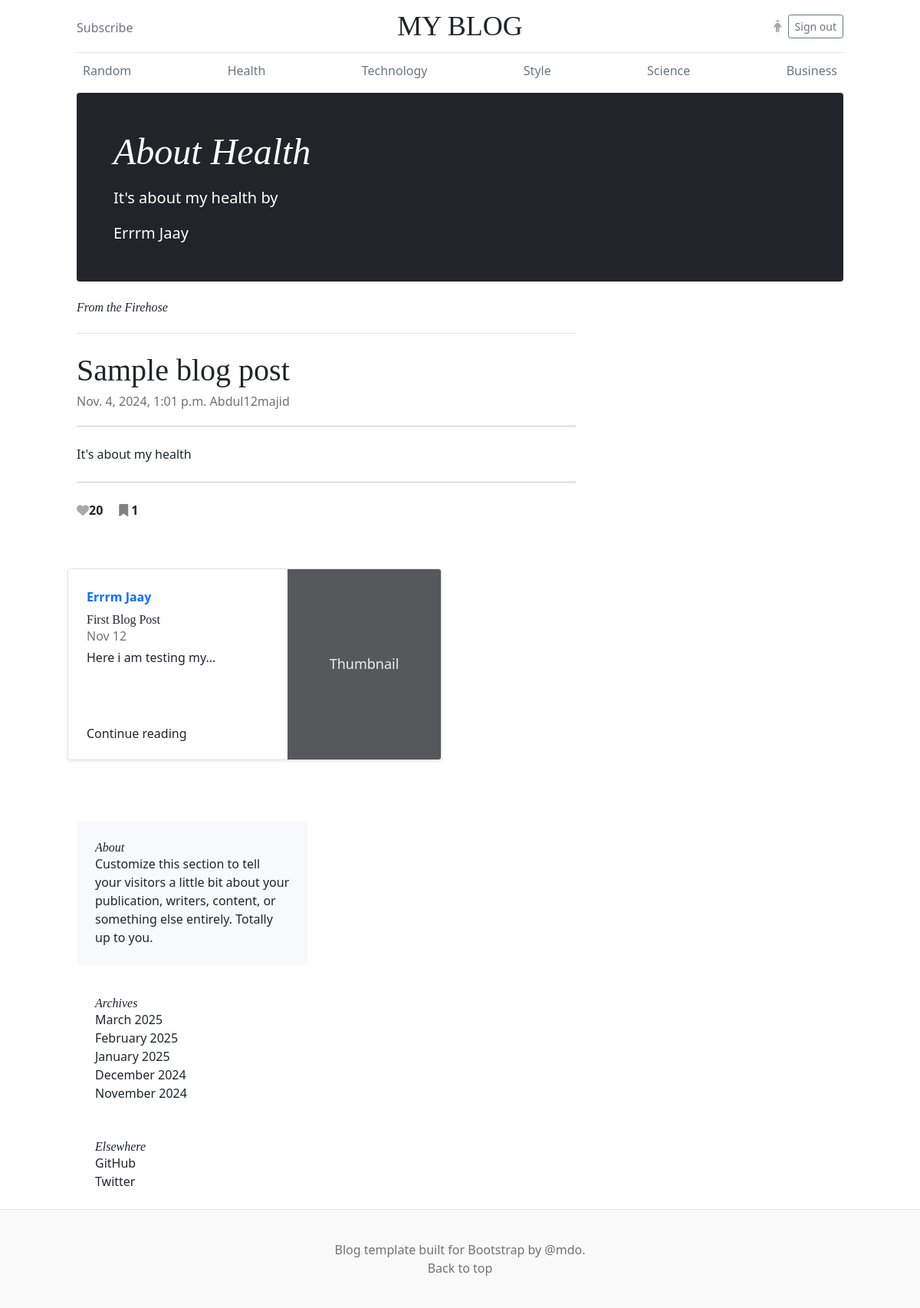
Screenshot of /blog/about-health/ (signed in) with the database file from the repository.
### blog_app/models.py (models this page shows, shortened)
class Post(models.Model):
	id = models.UUIDField(primary_key=True, default=uuid.uuid4, editable=False)
	title = models.CharField(max_length=200)
	slug = models.SlugField(max_length=200, unique=True)
	author = models.ForeignKey(User, on_delete=models.CASCADE)
	content = models.TextField()
	created_at = models.DateTimeField(auto_now_add=True)
	updated_at = models.DateTimeField(auto_now=True)
	likes = models.IntegerField(default=0)
	bookmarks = models.IntegerField(default=0)
	categories = models.ForeignKey(Category, on_delete=models.CASCADE)
	is_published = models.BooleanField(default=True)
	def short_content(self):
		words = self.content.split()[:5]
		return ' '.join(words) + '...' if len(words) == 5 else ' '.join(words)

### blog_app/views.py (the view)
# urls.py: path('blog/<slug:slug>/', views.post_detail, name='post_detail'),
def post_detail(request, slug):
    post = get_object_or_404(Post, slug=slug)
    post_category = post.categories
    similar_post = Post.objects.filter(categories=post_category).all().exclude(id=post.id)
    user_profile = request.user.profile
    liked_post = user_profile.liked_post.all()
    saved_post = user_profile.bookmarked.all()
    context = {
    	'post': post,
    	'user_profile': user_profile,
    	"liked_post": liked_post,
    	"saved_post": saved_post,
    	'similar_post':similar_post,
    }
    return render(request, 'pages/post_detail.html', context)

### htmx_app/urls.py (called while the page is built)
    def to_url(self, value):
        return str(value)

### blog_app/templates/pages/post_detail.html
{% extends 'base.html' %}
{% block title %}
MY BLOG
{% endblock %}
{% block top_blog %}
<h1 class="display-4 fst-italic">{{ post.title }}</h1>
      <p class="lead my-3">{{ post.short_content }} by</p>
      <p class="lead mb-0" class="text-white fw-bold">{{ post.author.first_name}} {{ post.author.last_name}}</p>
{% endblock %}
{% block content %}
<div class="row g-5">
    <div class="col-md-8">
      <h3 class="pb-4 mb-4 fst-italic border-bottom">
        From the Firehose
      </h3>
      <article class="blog-post">
        <h2 class="blog-post-title">Sample blog post</h2>
        <p class="blog-post-meta">{{ post.created_at }}<a href="{% url 'profile' post.author.username %}"> {{ post.author.username }}</a></p>
        <hr></br>
        <p>{{ post.content }}</p></br>
        <hr></br>
        <div id="like_id">
        {% if post in liked_post  %}
        <i hx-post="{% url 'like_count2' post.id %}" hx-target="#like_id" hx-swap="innerhtml" class="fa-solid fa-heart" style="color:darkgrey;"></i><b>{{ post.likes }}</b>
        {% else %}
        <i hx-post="{% url 'like_count2' post.id %}" hx-target="#like_id" hx-swap="innerhtml" class="fa fa-heart-o" style="color:grey;"></i><b>{{ post.likes }}</b>
        {% endif %}
        {% if post in saved_post %}
        &nbsp; &nbsp; <i hx-post="{% url 'bookmark' post.id %}" hx-target="#like_id" hx-swap="innerhtml" class="fa fa-bookmark" style="color:grey;"></i>&nbsp;<b>{{ post.bookmarks }}</b>
        {% else %}
        &nbsp; &nbsp; <i hx-post="{% url 'bookmark' post.id %}" hx-target="#like_id" hx-swap="innerhtml" class="fa fa-bookmark-o" style="color:grey;"></i>&nbsp;<b>{{ post.bookmarks }}</b>
        {% endif %}
        </div>
      </article>
</div>
<div class="row mb-2">
  {% for post in similar_post %}
    <div class="col-md-6">
      <div class="row g-0 border rounded overflow-hidden flex-md-row mb-4 shadow-sm h-md-250 position-relative">
        <div class="col p-4 d-flex flex-column position-static">
          <strong class="d-inline-block mb-2 text-primary">{{post.author.first_name }} {{ post.author.last_name}} </strong>
          <h3 class="mb-0">{{ post.title }}</h3>
          <div class="mb-1 text-muted">Nov 12</div>
          <p class="card-text mb-auto">{{ post.short_content }}</p>
          <a href="{% url 'post_detail' slug=post.slug %}" class="stretched-link">Continue reading</a>
        </div>
        <div class="col-auto d-none d-lg-block">
          <svg class="bd-placeholder-img" width="200" height="250" xmlns="http://www.w3.org/2000/svg" role="img" aria-label="Placeholder: Thumbnail" preserveAspectRatio="xMidYMid slice" focusable="false"><title>Placeholder</title><rect width="100%" height="100%" fill="#55595c"/><text x="50%" y="50%" fill="#eceeef" dy=".3em">Thumbnail</text></svg>
        </div>
      </div>
    </div>
    {% endfor %}
</div>
{% endblock %}

### static/css/blog.css (style rules this page uses)
h1, h2, h3, h4, h5, h6 { font-family: "Playfair Display", Georgia, "Times New Roman", serif; }
.display-4 { font-size: 2.5rem; }
@media (min-width: 768px) { .display-4 { font-size: 3rem; } }
@media (min-width: 768px) { .h-md-250 { height: 250px; } }
.blog-post { margin-bottom: 4rem; }
.blog-post-title { margin-bottom: .25rem; font-size: 2.5rem; }
.blog-post-meta { margin-bottom: 1.25rem; color: #727272; }

### blog_app/templates/base.html (style rules this page uses)
.bd-placeholder-img { font-size: 1.125rem; text-anchor: middle; -webkit-user-select: none; -moz-user-select: none; user-select: none; }

### rows the page displays
Post: title "About Health", short_content "It's about my health", author.first_name "Errrm", author.last_name "Jaay", created_at "Nov. 4, 2024, 1:01 p.m.", author.username "Abdul12majid", content "It's about my health", likes "20", bookmarks "1"
Post: author.first_name "Errrm", author.last_name "Jaay", title "First Blog Post", short_content "Here i am testing my..."
